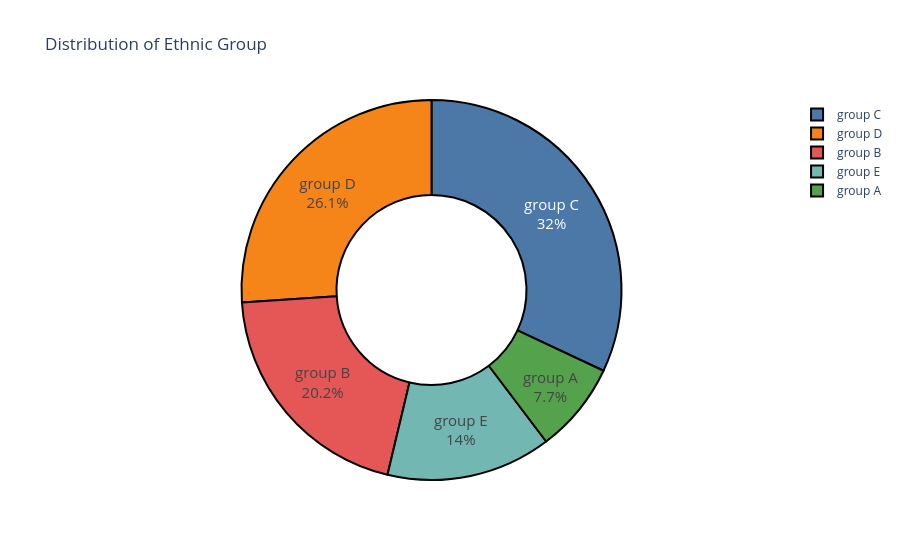

The notebook cell this image was saved under:
### Code cell
label = eth_grp.index
count = eth_grp.values
fig = px.pie(names=label, values=count, title='Distribution of Ethnic Group', hole=0.5, height=600, color_discrete_sequence=px.colors.qualitative.T10)
fig.update_traces(hoverinfo='percent+label', textinfo='percent+label', textfont_size=15, marker=dict(line=dict(color='black', width=2)))
fig.show()

### Figure 1 — Plotly figure (JSON) as saved in the notebook; plotly's stock layout.template omitted (floating-point values rounded to 4 significant figures)
{"data": [{"domain": {"x": [0, 1], "y": [0, 1]}, "hole": 0.5, "hoverinfo": "percent+label", "hovertemplate": "label=%{label}<br>value=%{value}<extra></extra>", "labels": ["group C", "group D", "group B", "group E", "group A"], "legendgroup": "", "marker": {"line": {"color": "black", "width": 2}}, "name": "", "showlegend": true, "textfont": {"size": 15}, "textinfo": "percent+label", "type": "pie", "values": [9212, 7503, 5826, 4041, 2219]}], "layout": {"autosize": true, "hiddenlabels": [], "legend": {"tracegroupgap": 0}, "piecolorway": ["#4C78A8", "#F58518", "#E45756", "#72B7B2", "#54A24B", "#EECA3B", "#B279A2", "#FF9DA6", "#9D755D", "#BAB0AC"], "title": {"text": "Distribution of Ethnic Group"}}}
